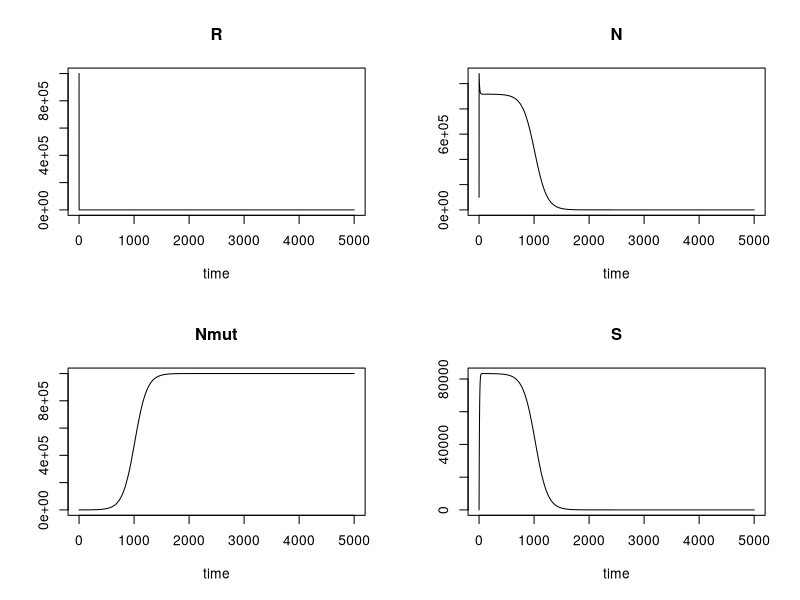
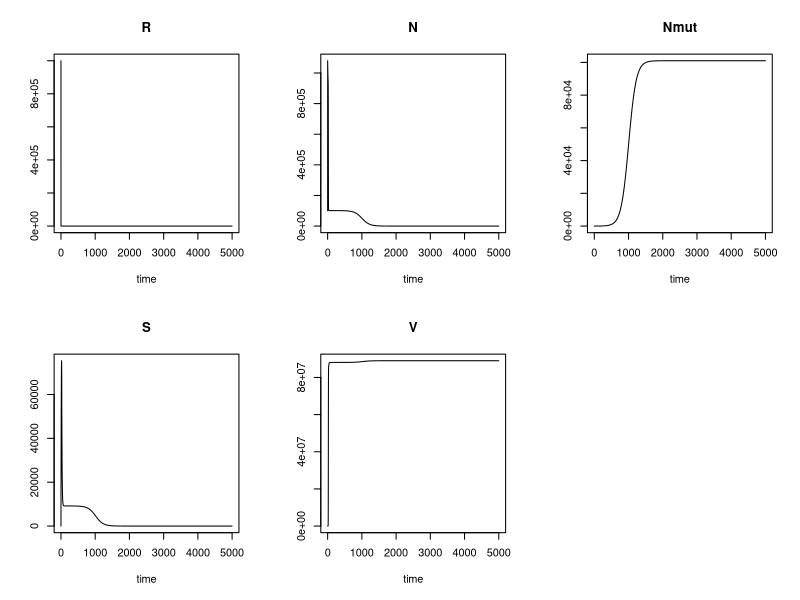
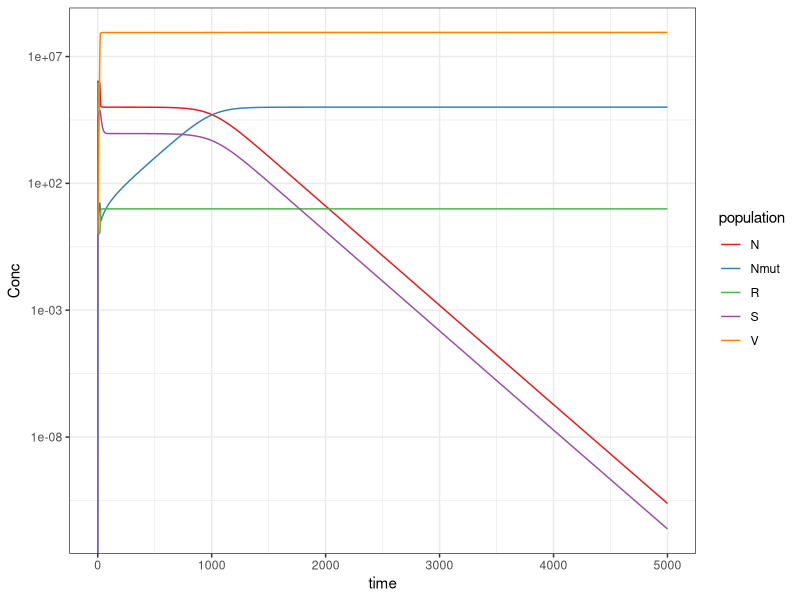
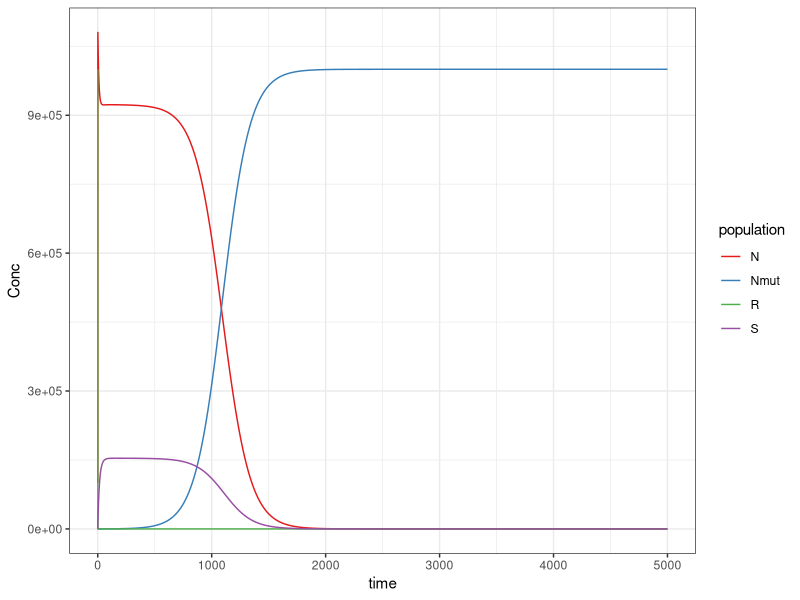
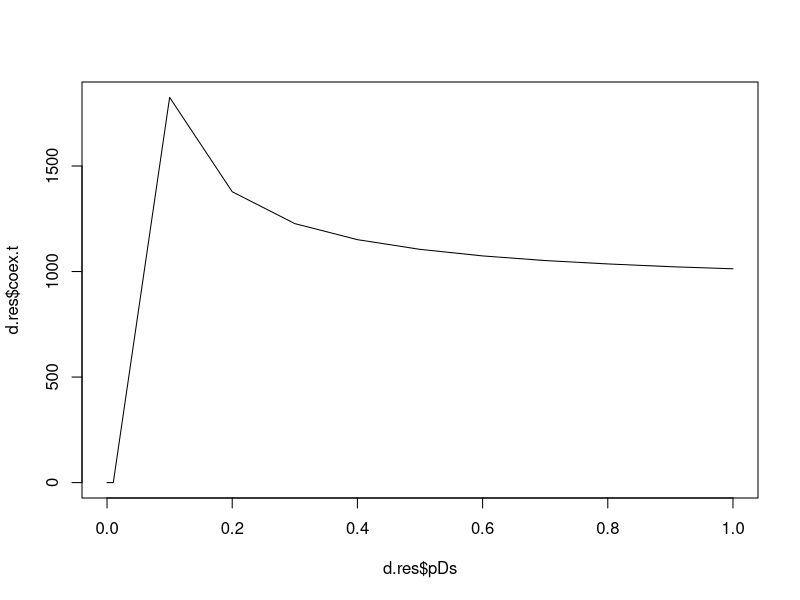
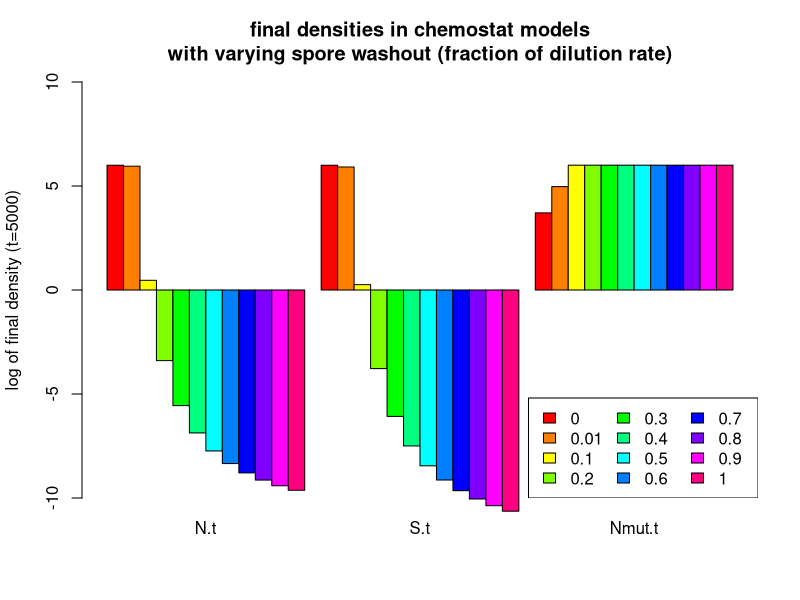
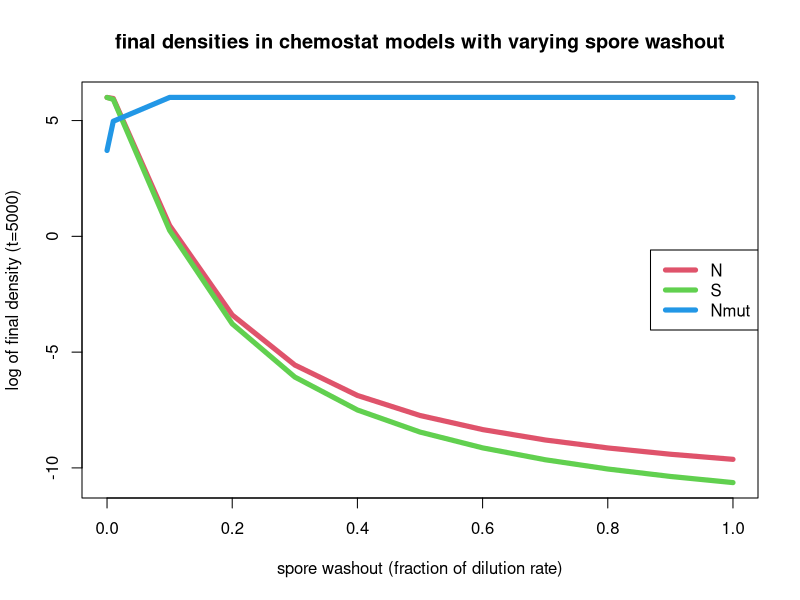

Write the R code that produced these figures, in order. (Note: this script raises an error after producing the figures.)
# In this code I will model a chemostat in which a sporulating bacteria os grown

#Clear environment
rm(list=ls())
pd=par()
#Load necessary library
library(deSolve)
library(tidyverse)

## Models with multi stage sporulation
#Define system of differential equations for resource and bacteria
chemostat1 <- function(t,current,params){
  with(as.list(c(params,current)), {
    #list the equations for the derivatives of each state variable
    #R is the resource
    dR <- D * (R_in - R) - mu * R * (N+Nmut) 
    
    #N are the sporulating bacteria 
    dN <- mu * R * N - D * N - prob_spor * N + prob_actv * S - loss * N
    # Nmut are the spo- mutants
    dNmut <- mu * R * Nmut - D*Nmut +loss * N
    
    #S are the spores 
    dS <- prob_spor * N - prob_actv * S - D*S
    
    
    results <- c(dR, dN,dNmut, dS)
    return (list(results))
  })
}

chemostat1v <- function(t,current,params){
  with(as.list(c(params,current)), {
    #list the equations for the derivatives of each state variable
    #R is the resource
    dR <- D * (R_in - R) - mu * R * (N+Nmut) 
    
    #N are the sporulating bacteria 
    dN <- mu * R * N - D * N - prob_spor * N + prob_actv * S - loss * N - ads * N * V 
    # Nmut are the spo- mutants
    dNmut <- mu * R * Nmut - D*Nmut +loss * N- ads * Nmut * V 
    
    #S are the spores 
    dS <- prob_spor * N - prob_actv * S - D*S
    #V are the phages
    dV <- ads * N * V * (burst-1) + ads * Nmut * V * (burst-1) - D*V
    
    results <- c(dR, dN,dNmut, dS, dV)
    return (list(results))
  })
}
chemostat3 <- function(t,current,params){
  with(as.list(c(params,current)), {
    #list the equations for the derivatives of each state variable
    #R is the resource
    dR <- D * (R_in - R) - mu * R * N 
    
    #N are the bacteria 
    dN <- mu * R * N - D * N - prob_spor * N + prob_actv * S
    
    # Sporulation takes 3 time steps. modeled as 3 population maturing through the process
    dI1 <- prob_spor * N - I1 - D*I1
    dI2 <- I1  - I2 - D*I2
    dS <- I2 - prob_actv * S - D*S
    
    results <- c(dR, dN, dI1, dI2, dS)
    return (list(results))
  })
}
chemostat6 <- function(t,current,params){
  with(as.list(c(params,current)), {
    #list the equations for the derivatives of each state variable
    #R is the resource
    dR <- D * (R_in - R) - mu * R * N 
    
    #N are the bacteria 
    dN <- mu * R * N - D * N - prob_spor * N + prob_actv * S
    
    # Sporulation takes 6 time steps. modeled as 6 population maturig through the process
    dI1 <- prob_spor * N - I1 - D*I1
    dI2 <- I1  - I2 - D*I2
    dI3 <- I2 - I3 - D*I3
    dI4 <- I3 - I4 - D*I4
    dI5 <- I4 - I5 - D*I5
    dS <- I5 - prob_actv * S - D*S
    
    results <- c(dR, dN, dI1, dI2,dI3,dI4,dI5, dS)
    return (list(results))
  })
}
chemostat9 <- function(t,current,params){
  with(as.list(c(params,current)), {
    #list the equations for the derivatives of each state variable
    #R is the resource
    dR <- D * (R_in - R) - mu * R * N 
    
    #N are the bacteria 
    dN <- mu * R * N - D * N - prob_spor * N + prob_actv * S
    
    # Sporulation takes 9 time steps. modeled as 9 population maturing through the process
    dI1 <- prob_spor * N - I1 - D*I1
    dI2 <- I1 - I2 - D*I2
    dI3 <- I2 - I3 - D*I3
    dI4 <- I3 - I4 - D*I4
    dI5 <- I4 - I5 - D*I5
    dI6 <- I5 - I6 - D*I6
    dI7 <- I6 - I7 - D*I7
    dI8 <- I7 - I8 - D*I8
    dS  <- I8 - prob_actv * S - D*S
    
    results <- c(dR, dN, dI1, dI2,dI3,dI4,dI5,dI6, dI7, dI8, dS)
    return (list(results))
  })
}


###define parameters
# resource in inflow
R_in <- 1e6
#dilution rate
D <- 0.1
# growth rate
mu <- D
# probaility of sporulation
prob_spor <- 0.01
#probability of reactivation of spores
prob_actv <- 0.01
#loss of sporulation by mutation
loss <- 1e-6
#adsorption constant rate (per hour per ml)
ads <- 1e-8
# busrt size
burst <- 100

# all parameters together
params1 <- c(R_in, D, mu, prob_spor, prob_actv, loss)
params1v <- c(R_in, D, mu, prob_spor, prob_actv, loss, ads, burst)

#declare initial conditions for state variables
current1 <- c(R = R_in, N = 1e5, Nmut=0, S=0)
current1v <- c(R = R_in, N = 1e5, Nmut=0, S=0, V=1)
# current3 <- c(R = R_in, N = 100, I1=1, I2=1,S=1)
# current6 <- c(R = R_in, N = 100, I1=1, I2=1,I3=1, I4=1,I5=1,S=1)
# current9 <- c(R = R_in, N = 100, I1=1, I2=1,I3=1, I4=1,I5=1,I6=1, I7=1,I8=1,S=1)

#define the time to run model
t <- seq (0, 5000, by=1)

#solve the model and save the output
out <- lsoda(current1, t, chemostat1, params1)
plot (out)
out <- lsoda(current1v, t, chemostat1v, params1v)
plot (out)
# out <- lsoda(current3, t, chemostat3, params)
# plot (out)
# out <- lsoda(current6, t, chemostat6, params)
# plot (out)
# out <- lsoda(current9, t, chemostat9, params)
# plot (out)


out.l <- gather(as.data.frame(out), key='population', value='Conc', colnames(out)[-1])
# ggplot(out.l[out.l$population!='R',], aes(x=time, y=Conc))+
ggplot(out.l, aes(x=time, y=Conc))+
  geom_line(aes(color=population))+
  scale_y_log10()+
  theme_bw()+
  scale_colour_brewer(palette='Set1')



################
# is sporulation lost because spores have an equal mortality (washout)?
# to test this I will add a parameter that reduces sporulation washout: 
# pDs probability of spore dilution. 0<= pDs <=1.  
# pDs=0 spores are all retained. pDs=1 spores dilution equals all other cells.

chemostat1s <- function(t,current,params){
  with(as.list(c(params,current)), {
    #list the equations for the derivatives of each state variable
    #R is the resource
    dR <- D * (R_in - R) - mu * R * (N+Nmut) 
    
    #N are the sporulating bacteria 
    dN <- mu * R * N - D * N - prob_spor * N + prob_actv * S - loss * N
    # Nmut are the spo- mutants
    dNmut <- mu * R * Nmut - D*Nmut +loss * N
    
    #S are the spores 
    dS <- prob_spor * N - prob_actv * S - pDs*D*S
    
    
    results <- c(dR, dN,dNmut, dS)
    return (list(results))
  })
}

# spore retention
pDs <- 0.5
# all parameters together
params1s <- c(R_in, D, mu, prob_spor, prob_actv, loss, pDs )
#declare initial conditions for state variables
current1s <- c(R = R_in, N = 1e5, Nmut=0, S=0)

#define the time to run model
t.model <- 5000
t <- seq (0, t.model, by=1)

#solve the model and save the output
out <- lsoda(current1s, t, chemostat1s, params1s)
# plot (out)

out.l <- gather(as.data.frame(out), key='population', value='Conc', colnames(out)[-1])
# ggplot(out.l[out.l$population!='R',], aes(x=time, y=Conc))+
ggplot(out.l, aes(x=time, y=Conc))+
  geom_line(aes(color=population))+
  # scale_y_log10()+
  theme_bw()+
  scale_colour_brewer(palette='Set1')

# bifuricate over spore retention parameter
i.pDs <- sort(c(0.01,seq(0,1,0.1)))
#define the time to run model
t.model <- 5000
t <- seq (0, t.model, by=1)
#data frame to collect data
d.res <- data.frame(matrix(ncol = 5, nrow = length(i.pDs)))
colnames(d.res) <-  c('pDs','coex.t','N.t','S.t','Nmut.t')
d.res$pDs <- i.pDs
# list to save plots
l.plot <- list()
for (i in 1:length(i.pDs)){
  # spore retention
  pDs <- i.pDs[i]
  # all parameters together
  params1s <- c(R_in, D, mu, prob_spor, prob_actv, loss, pDs )
  #declare initial conditions for state variables
  current1s <- c(R = R_in, N = 1e5, Nmut=0, S=0)
  #solve the model and save the output
  out <- lsoda(current1s, t, chemostat1s, params1s)
  # save data
    #time of equal densities (difference is the lowest)
  d.res$coex.t[i] <-
    out[which.min(abs(out[,'N']+out[,'S']-out[,'Nmut'])),'time']
    #final densities
  d.res$N.t[i] <-
    out[nrow(out),'N']
  d.res$Nmut.t[i] <-
    out[nrow(out),'Nmut']
  d.res$S.t[i] <-
    out[nrow(out),'S']
  # plots
  out.l <- gather(as.data.frame(out), key='population', value='Conc', colnames(out)[-1])
  l.plot[[i]] <- 
    ggplot(out.l, aes(x=time, y=Conc))+
    geom_line(aes(color=population))+
    # scale_y_log10()+
    theme_bw()+
    scale_colour_brewer(palette='Set1')+
    ggtitle(paste0('pDs=',pDs))
}

dev.off()
plot(d.res$pDs,d.res$coex.t, type='l')

barplot(log10(as.matrix(d.res[,3:5])), beside = T, ylim = range(pretty(-10:6)), col=rainbow(12), 
        ylab = paste0("log of final density (t=",t.model,')'),
        main="final densities in chemostat models\nwith varying spore washout (fraction of dilution rate)")
legend("bottomright", legend = as.character(d.res$pDs), fill =rainbow(12), ncol=3)

matplot(d.res$pDs,log10(as.matrix(d.res[,3:5])),type='l',col = c(2:4),lty=1, lwd=5,
        xlab = "spore washout (fraction of dilution rate)", ylab = paste0("log of final density (t=",t.model,')'),
        main="final densities in chemostat models with varying spore washout")
legend("right", legend = c('N','S', 'Nmut'),,col = c(2:4),lty=1, lwd=5)

pdf(file = "./figures/Phage_spore_dilutions.pdf", width = 10,paper = 'a4r')
grid.arrange(grobs=l.plot,nrow=4, ncol=3)
dev.off()
